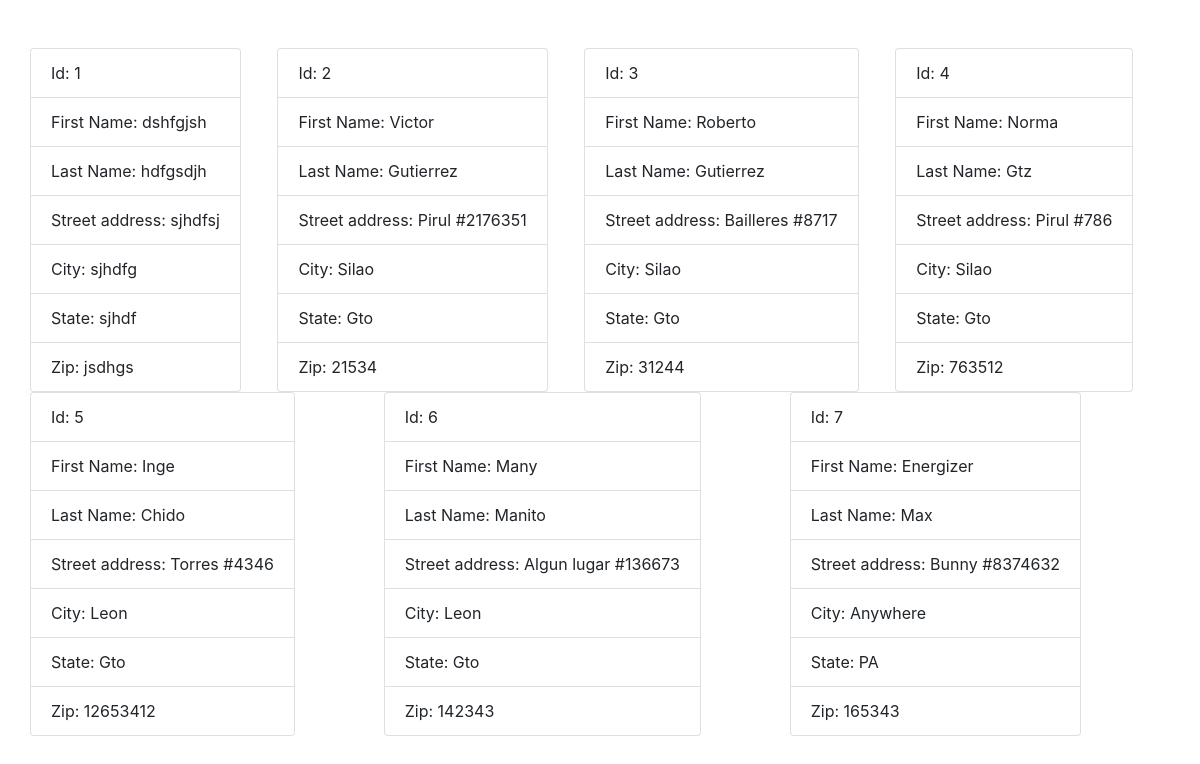
The app's page /data/ with its own data.
### CustomerData/models.py (models this page shows, shortened)
class Customer(models.Model):
    first_Name = models.CharField(max_length=30)
    last_Name = models.CharField(max_length=30)
    streetAdd = models.CharField(max_length=60)
    city = models.CharField(max_length=30)
    state = models.CharField(max_length=10)
    zipNumber = models.CharField(max_length=10)

### CustomerData/views.py (the view)
# urls.py: path('data/',views.CustomersDataView.as_view() ,name='data'),
class CustomersDataView(ListView):
    template_name = 'data.html'
    model = Customer
    paginate_by = 20
    context_object_name = 'costumers'

### templates/data.html (shortened to what this page needs)
{% extends "base.html" %}
{% block container %}
    <div class="container">
        <div class="row">
            {% for costumer in costumers %}
                <ul class="list-group">
                    <li class="list-group-item">Id: {{ costumer.pk }}</li>
                    <li class="list-group-item">First Name: {{ costumer.first_Name }}</li>
                    <li class="list-group-item">Last Name: {{ costumer.last_Name }}</li>
                    <li class="list-group-item">Street address: {{ costumer.streetAdd }}</li>
                    <li class="list-group-item">City: {{ costumer.city }}</li>
                    <li class="list-group-item">State: {{ costumer.state }}</li>
                    <li class="list-group-item">Zip: {{ costumer.zipNumber }}</li>
                </ul>
            {% endfor %}
        </div>
    </div>
{% endblock %}

### templates/base.html (shortened to what this page needs)
<!doctype html>
<html lang="en">
  <head>
    <link rel="stylesheet" href="https://stackpath.bootstrapcdn.com/bootstrap/4.2.1/css/bootstrap.min.css">
  </head>
  <body>
    <div class="container mt-5">
        <div class="row justify-content-center align-items-center">
            {%  block container %}
		    {% endblock %}
        </div>
	</div>
  </body>
</html>

### records on screen
Customer: pk "1", first_Name "dshfgjsh", last_Name "hdfgsdjh", streetAdd "sjhdfsj", city "sjhdfg", state "sjhdf", zipNumber "jsdhgs"
Customer: pk "2", first_Name "Victor", last_Name "Gutierrez", streetAdd "Pirul #2176351", city "Silao", state "Gto", zipNumber "21534"
Customer: pk "3", first_Name "Roberto", last_Name "Gutierrez", streetAdd "Bailleres #8717", city "Silao", state "Gto", zipNumber "31244"
Customer: pk "4", first_Name "Norma", last_Name "Gtz", streetAdd "Pirul #786", city "Silao", state "Gto", zipNumber "763512"
Customer: pk "5", first_Name "Inge", last_Name "Chido", streetAdd "Torres #4346", city "Leon", state "Gto", zipNumber "12653412"
Customer: pk "6", first_Name "Many", last_Name "Manito", streetAdd "Algun lugar #136673", city "Leon", state "Gto", zipNumber "142343"
Customer: pk "7", first_Name "Energizer", last_Name "Max", streetAdd "Bunny #8374632", city "Anywhere", state "PA", zipNumber "165343"
